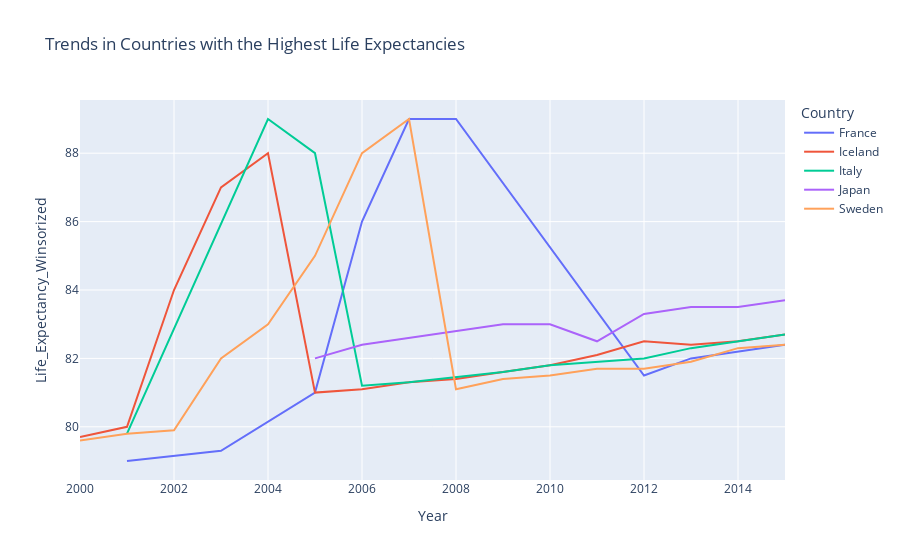

The cell this chart's notebook holds for it:
### Markdown cell above
An analysis of life expectancy trends in five African nations – Angola, Lesotho, Nigeria, Sierra Leone, and Somalia – reveals positive but uneven progress since 2000. While all observed increases, Lesotho demonstrated the most significant rise, followed by Angola and Nigeria. Sierra Leone and Somalia, however, experienced comparatively subdued advancements.

### Code cell
# Trends for the countries with the highest life expectancies
selected_countries = ['Angola', 'Somalia', 'Nigeria', 'Lesotho', 'Sierra Leone', 'Iceland', 'Sweden', 'Italy', 'Japan', 'France']
selected_countries_df = cleaned_dataset[cleaned_dataset['Country'].isin(selected_countries[-5:])]
px.line(
    selected_countries_df, 
    x='Year', 
    y='Life_Expectancy_Winsorized', 
    color='Country', 
    hover_data=['Schooling_Winsorized', 'Income_Composition_Of_Resources_Winsorized', 'Total_Expenditure_Winsorized', 'Adult_Mortality_Winsorized'],
    title='Trends in Countries with the Highest Life Expectancies'
)

### Figure 1 — Plotly figure (JSON) as saved in the notebook; plotly's stock layout.template omitted (floating-point values rounded to 4 significant figures)
{"data": [{"customdata": [[16.3, 0.894, 5.938, 78], [16.2, 0.89, 11.54, 79], [16.2, 0.887, 11.56, 81], [16.1, 0.885, 11.44, 83], [16.1, 0.877, 1.57, 88], [16.1, 0.873, 1.45, 89], [16.1, 0.87, 1.53, 92], [15.5, 0.86, 1.6, 93], [15.4, 0.852, 1.43, 99], [15.6, 0.849, 9.89, 13]], "hovertemplate": "Country=France<br>Year=%{x}<br>Life_Expectancy_Winsorized=%{y}<br>Schooling_Winsorized=%{customdata[0]}<br>Income_Composition_Of_Resources_Winsorized=%{customdata[1]}<br>Total_Expenditure_Winsorized=%{customdata[2]}<br>Adult_Mortality_Winsorized=%{customdata[3]}<extra></extra>", "legendgroup": "France", "line": {"color": "#636efa", "dash": "solid"}, "marker": {"symbol": "circle"}, "mode": "lines", "name": "France", "orientation": "v", "showlegend": true, "type": "scatter", "x": [2015, 2014, 2013, 2012, 2008, 2007, 2006, 2005, 2003, 2001], "xaxis": "x", "y": [82.4, 82.2, 82, 81.5, 89, 89, 86, 81, 79.3, 79], "yaxis": "y"}, {"customdata": [[19, 0.919, 5.938, 49], [19, 0.915, 8.86, 49], [19, 0.907, 8.75, 5], [18.7, 0.901, 8.68, 5], [18.6, 0.894, 8.65, 51], [18.4, 0.894, 8.86, 53], [18.4, 0.894, 9.12, 55], [18.2, 0.892, 8.8, 58], [18.2, 0.887, 8.75, 59], [18.1, 0.884, 8.96, 61], [17.9, 0.879, 9.21, 62], [18.3, 0.873, 9.59, 65], [17.6, 0.866, 1.7, 65], [17.2, 0.859, 9.86, 7], [17.1, 0.854, 9.12, 72], [16.8, 0.847, 9.28, 74]], "hovertemplate": "Country=Iceland<br>Year=%{x}<br>Life_Expectancy_Winsorized=%{y}<br>Schooling_Winsorized=%{customdata[0]}<br>Income_Composition_Of_Resources_Winsorized=%{customdata[1]}<br>Total_Expenditure_Winsorized=%{customdata[2]}<br>Adult_Mortality_Winsorized=%{customdata[3]}<extra></extra>", "legendgroup": "Iceland", "line": {"color": "#EF553B", "dash": "solid"}, "marker": {"symbol": "circle"}, "mode": "lines", "name": "Iceland", "orientation": "v", "showlegend": true, "type": "scatter", "x": [2015, 2014, 2013, 2012, 2011, 2010, 2009, 2008, 2007, 2006, 2005, 2004, 2003, 2002, 2001, 2000], "xaxis": "x", "y": [82.7, 82.5, 82.4, 82.5, 82.1, 81.8, 81.6, 81.4, 81.3, 81.1, 81, 88, 87, 84, 80, 79.7], "yaxis": "y"}, {"customdata": [[16.3, 0.881, 5.938, 56], [16.3, 0.877, 9.25, 57], [16.5, 0.876, 9.22, 58], [16.6, 0.877, 9.28, 6], [16.4, 0.869, 9.42, 6], [16.3, 0.868, 9.41, 61], [16.1, 0.862, 8.48, 63], [16, 0.856, 8.82, 65], [15.8, 0.851, 8.71, 66], [15.6, 0.846, 8.49, 66], [14.9, 0.828, 8.11, 75]], "hovertemplate": "Country=Italy<br>Year=%{x}<br>Life_Expectancy_Winsorized=%{y}<br>Schooling_Winsorized=%{customdata[0]}<br>Income_Composition_Of_Resources_Winsorized=%{customdata[1]}<br>Total_Expenditure_Winsorized=%{customdata[2]}<br>Adult_Mortality_Winsorized=%{customdata[3]}<extra></extra>", "legendgroup": "Italy", "line": {"color": "#00cc96", "dash": "solid"}, "marker": {"symbol": "circle"}, "mode": "lines", "name": "Italy", "orientation": "v", "showlegend": true, "type": "scatter", "x": [2015, 2014, 2013, 2012, 2010, 2009, 2007, 2006, 2005, 2004, 2001], "xaxis": "x", "y": [82.7, 82.5, 82.3, 82, 81.8, 81.6, 81.3, 81.2, 88, 89, 79.8], "yaxis": "y"}, {"customdata": [[15.3, 0.902, 5.938, 55], [15.3, 0.899, 1.23, 57], [15.3, 0.894, 1.25, 56], [15.3, 0.889, 1.17, 58], [15.1, 0.884, 1.7, 64], [15.1, 0.879, 9.58, 62], [15, 0.881, 9.51, 64], [15, 0.877, 8.25, 67], [14.9, 0.873, 8.19, 68], [14.9, 0.87, 8.18, 69]], "hovertemplate": "Country=Japan<br>Year=%{x}<br>Life_Expectancy_Winsorized=%{y}<br>Schooling_Winsorized=%{customdata[0]}<br>Income_Composition_Of_Resources_Winsorized=%{customdata[1]}<br>Total_Expenditure_Winsorized=%{customdata[2]}<br>Adult_Mortality_Winsorized=%{customdata[3]}<extra></extra>", "legendgroup": "Japan", "line": {"color": "#ab63fa", "dash": "solid"}, "marker": {"symbol": "circle"}, "mode": "lines", "name": "Japan", "orientation": "v", "showlegend": true, "type": "scatter", "x": [2015, 2014, 2013, 2012, 2011, 2010, 2009, 2007, 2006, 2005], "xaxis": "x", "y": [83.7, 83.5, 83.5, 83.3, 82.5, 83, 83, 82.6, 82.4, 82], "yaxis": "y"}, {"customdata": [[15.9, 0.909, 5.938, 53], [15.8, 0.906, 11.7, 54], [15.8, 0.904, 11.7, 57], [15.8, 0.903, 11.7, 57], [16, 0.901, 11.7, 58], [15.8, 0.895, 9.47, 58], [15.8, 0.898, 9.94, 62], [15.7, 0.897, 9.23, 62], [15.8, 0.895, 8.92, 63], [15.9, 0.892, 8.95, 64], [16, 0.89, 9.6, 66], [16, 0.888, 9.9, 7], [15.9, 0.882, 9.31, 69], [15.9, 0.88, 9.23, 71], [15.9, 0.877, 8.86, 73], [15.9, 0.873, 8.18, 73]], "hovertemplate": "Country=Sweden<br>Year=%{x}<br>Life_Expectancy_Winsorized=%{y}<br>Schooling_Winsorized=%{customdata[0]}<br>Income_Composition_Of_Resources_Winsorized=%{customdata[1]}<br>Total_Expenditure_Winsorized=%{customdata[2]}<br>Adult_Mortality_Winsorized=%{customdata[3]}<extra></extra>", "legendgroup": "Sweden", "line": {"color": "#FFA15A", "dash": "solid"}, "marker": {"symbol": "circle"}, "mode": "lines", "name": "Sweden", "orientation": "v", "showlegend": true, "type": "scatter", "x": [2015, 2014, 2013, 2012, 2011, 2010, 2009, 2008, 2007, 2006, 2005, 2004, 2003, 2002, 2001, 2000], "xaxis": "x", "y": [82.4, 82.3, 81.9, 81.7, 81.7, 81.5, 81.4, 81.1, 89, 88, 85, 83, 82, 79.9, 79.8, 79.6], "yaxis": "y"}], "layout": {"legend": {"title": {"text": "Country"}, "tracegroupgap": 0}, "title": {"text": "Trends in Countries with the Highest Life Expectancies"}, "xaxis": {"anchor": "y", "domain": [0, 1], "title": {"text": "Year"}}, "yaxis": {"anchor": "x", "domain": [0, 1], "title": {"text": "Life_Expectancy_Winsorized"}}}}
